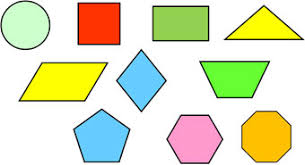
#> input picture Required Images/shapes.jpg, 305 x 165 px, found by its file name
$ python Sorting_Contours.py   (older library calls are emulated)
#> lines starting #> are read from the running program, lines starting #| are printed output that depends on the picture; after the words box and inside, x2 and y2 are one past the last pixel; in counts of white or black regions, pixels touching at a corner belong together
#Sorting Contours
"""
Sorting Contours is quite useful when doing image processing
Sorting by Area can assist in Object Recognition (using contour area)
means firt the shape with largest area will be contoured and then it follows the decresing order
  -Eliminate small contours that may be noise
  -Extract the largest contour
Sorting by spatial position(using the contour centrouid)
 -Sort characters left to right
 -Process images in specific order

"""

import cv2
import numpy as np

#Function we'll use to display contour area
def get_contour_areas(contours):
    all_areas = []
    for cnt in contours:
        area = cv2.contourArea(cnt)
        all_areas.append(area)
    return all_areas

#to load an image
image = cv2.imread('C:/Users/LENOVO IDEAPAD 320/OneDrive/Desktop/Python_Projects/CV2 Learning Codes/Required Images/shapes.jpg')
#> image is the input picture: shape (165, 305, 3); mean B, G, R 190.7, 225.8, 222.5
original_image = image

gray = cv2.cvtColor(image, cv2.COLOR_BGR2GRAY)
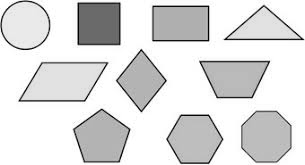
#> gray: shape (165, 305); min 0, max 255, mean 220.8

#Find Canny edges
edged = cv2.Canny(gray, 30, 200)
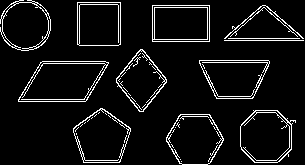
#> edged: shape (165, 305); 6.9% white in thin lines or dots
cv2.imshow("edged image", edged)
cv2.waitKey(0)

extra, contours, hierarchy = cv2.findContours(edged, cv2.RETR_EXTERNAL, cv2.CHAIN_APPROX_SIMPLE)
#> contours = 13 contours, 3 with area under 20; largest, box (x1, y1, x2, y2) and area: (18, 61, 109, 102) 2728, (240, 110, 296, 163) 2257, (73, 108, 131, 163) 2208, (166, 114, 224, 165) 2186, (199, 60, 270, 99) 2070


print("Contour areas before sorting")
print(get_contour_areas(contours))
#> the loop in get_contour_areas, `for cnt in contours:` made 13 passes
#> area on passes 1, 2, 3, 4, 5, 6, 10, 12, 13: 2186.5, 2257, 2207.5, 2727.5, 2070.5, 1719, 44.5, 1846, 1963
#> (cnt, area) on pass 11: ([[152, 5], [152, 41], [209, 41], [209, 5]], 2052)
#> after the loop in get_contour_areas, `for cnt in contours:`: all_areas = [2186.5, 2257, 2207.5, 2727.5, 2070.5, 1719, 0, 0, 8, 44.5, 2052, 1846, 1963]
#| [2186.5, 2257.0, 2207.5, 2727.5, 2070.5, 1719.0, 0.0, 0.0, 8.0, 44.5, 2052.0, 1846.0, 1963.0]


sorted_contours = sorted(contours, key = cv2.contourArea, reverse = True)
#> sorted_contours has the same summary as contours

print("Contour area after sorting")
print(get_contour_areas(sorted_contours))
#> the loop in get_contour_areas (call 2), `for cnt in contours:` made 13 passes
#| [2727.5, 2257.0, 2207.5, 2186.5, 2070.5, 2052.0, 1963.0, 1846.0, 1719.0, 44.5, 8.0, 0.0, 0.0]

#Iterates over our contours and draw one at a time
for c in sorted_contours:
    cv2.drawContours(original_image, [c], -1, (255, 0, 0), 3)
    cv2.waitKey(0)
    cv2.imshow("Contours by area", original_image)
#> this loop made 13 passes
#> c on passes 6, 12, 13: [[152, 5], [152, 41], [209, 41], [209, 5]], [[224, 40], [303, 40]], [[228, 38], [299, 38]]
#> pass 1, `cv2.imshow("Contours by area", original_image)`:
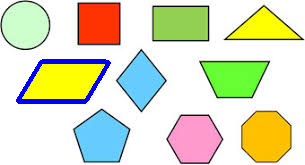
#> window 'Contours by area': shape (165, 305, 3); mean B, G, R 192.8, 221.8, 218.5
#> pass 2, `cv2.imshow("Contours by area", original_image)`:
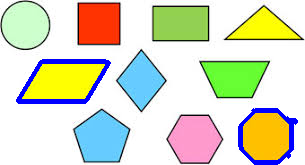
#> window 'Contours by area': shape (165, 305, 3); mean B, G, R 194.1, 218.5, 215
#> after the loop:
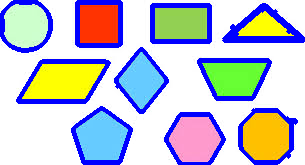
#> original_image: shape (165, 305, 3); 17.13% of pixels changed, all inside (x1, y1, x2, y2) = (0, 0, 305, 165)

#It will show the window until the user press a key
cv2.waitKey(0)

#when you have seen all the windows press ESC at the last to destroy all the windows
#the waitKey(0) means it is waiting for ESC key
#waitKey(1) == 13 means press ENTER
#This closes all windows
cv2.destroyAllWindows()
